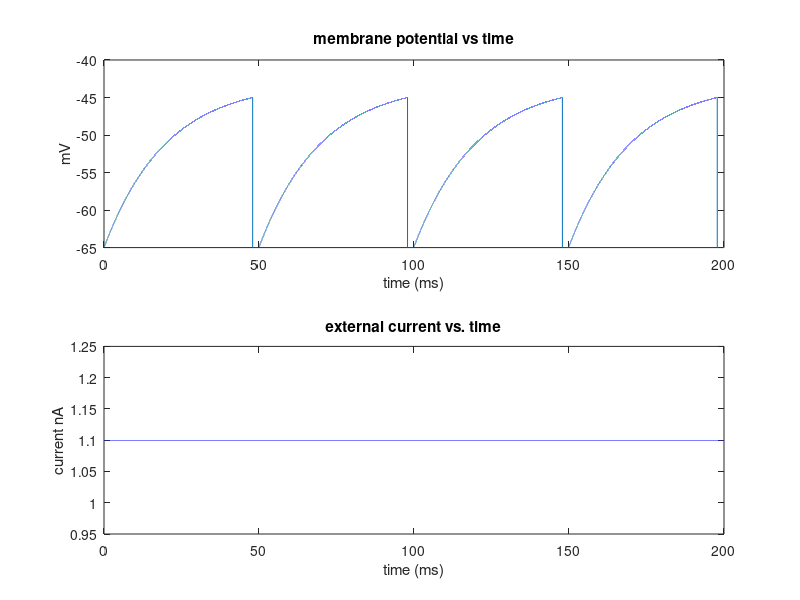

This chart was generated by the following MATLAB code:
clear
%Constants
G_L = 0.05;
V_L = -65;

V_spk = -45;
V_r = -65;
dt_tau = 0;
tau_arp = 2;



%Simulation Settings
dt = 0.002;
t_max = 200;

%Initial Conditions
V(1) = V_L;
I_e(1) = 1.1;

tic
for t = 1:t_max / dt
    
    dVdt = (-G_L * (V(t) - V_L)) + I_e(t);

    if t < dt_tau
        V(t + 1) = V(t);
        I_e(t + 1) = I_e(t);
        continue;
    end

    if V(t) > V_spk
        V(t + 1) = V_r;
        dt_tau = t + (tau_arp / dt);
    else
        V(t + 1) = V(t) + (dVdt * dt);
    end

    I_e(t + 1) = I_e(t);
end
toc

time = 0:dt:t_max;

figure(1);
subplot(2,1,1);
plot(time, V);
title('membrane potential vs time');
xlabel('time (ms)');
ylabel('mV');
subplot(2,1,2);
plot(time, I_e);
title('external current vs. time');
xlabel('time (ms)');
ylabel('current nA');